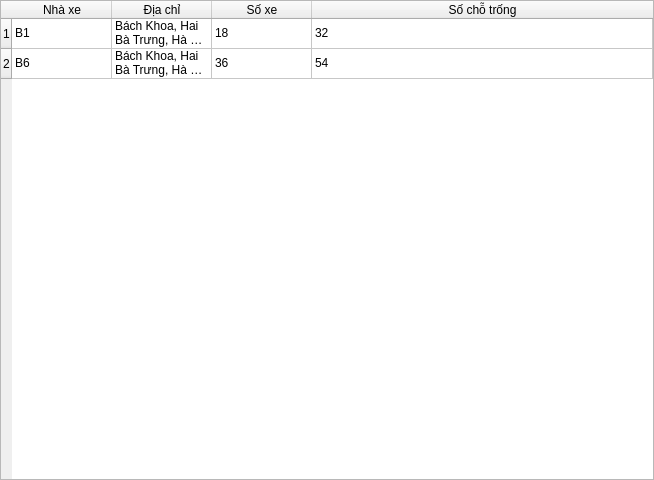
<?xml version="1.0" encoding="UTF-8"?>
<ui version="4.0">
 <class>Form</class>
 <widget class="QWidget" name="Form">
  <property name="geometry">
   <rect>
    <x>0</x>
    <y>0</y>
    <width>640</width>
    <height>480</height>
   </rect>
  </property>
  <property name="windowTitle">
   <string>Form</string>
  </property>
  <property name="styleSheet">
   <string notr="true"/>
  </property>
  <layout class="QHBoxLayout" name="horizontalLayout">
   <property name="leftMargin">
    <number>0</number>
   </property>
   <property name="topMargin">
    <number>0</number>
   </property>
   <property name="rightMargin">
    <number>0</number>
   </property>
   <property name="bottomMargin">
    <number>0</number>
   </property>
   <item>
    <widget class="QTableWidget" name="tableWidget">
     <property name="sizePolicy">
      <sizepolicy hsizetype="MinimumExpanding" vsizetype="Expanding">
       <horstretch>0</horstretch>
       <verstretch>0</verstretch>
      </sizepolicy>
     </property>
     <property name="styleSheet">
      <string notr="true">font: 16pt &quot;Arial&quot;;</string>
     </property>
     <property name="sizeAdjustPolicy">
      <enum>QAbstractScrollArea::AdjustToContentsOnFirstShow</enum>
     </property>
     <attribute name="horizontalHeaderStretchLastSection">
      <bool>true</bool>
     </attribute>
     <row>
      <property name="text">
       <string>1</string>
      </property>
     </row>
     <row>
      <property name="text">
       <string>2</string>
      </property>
     </row>
     <column>
      <property name="text">
       <string>Nhà xe</string>
      </property>
     </column>
     <column>
      <property name="text">
       <string>Địa chỉ</string>
      </property>
     </column>
     <column>
      <property name="text">
       <string>Số xe</string>
      </property>
     </column>
     <column>
      <property name="text">
       <string>Số chỗ trống</string>
      </property>
     </column>
     <item row="0" column="0">
      <property name="text">
       <string>B1</string>
      </property>
     </item>
     <item row="0" column="1">
      <property name="text">
       <string>Bách Khoa, Hai Bà Trưng, Hà Nội</string>
      </property>
     </item>
     <item row="0" column="2">
      <property name="text">
       <string>18</string>
      </property>
     </item>
     <item row="0" column="3">
      <property name="text">
       <string>32</string>
      </property>
     </item>
     <item row="1" column="0">
      <property name="text">
       <string>B6</string>
      </property>
     </item>
     <item row="1" column="1">
      <property name="text">
       <string>Bách Khoa, Hai Bà Trưng, Hà Nội</string>
      </property>
     </item>
     <item row="1" column="2">
      <property name="text">
       <string>36</string>
      </property>
     </item>
     <item row="1" column="3">
      <property name="text">
       <string>54</string>
      </property>
     </item>
    </widget>
   </item>
  </layout>
 </widget>
 <resources/>
 <connections/>
</ui>
